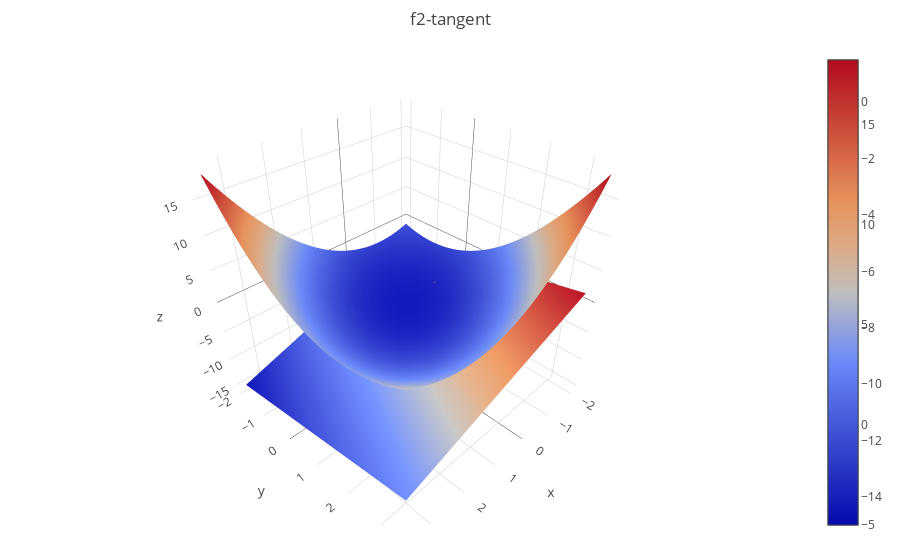

Here is the notebook cell this chart was saved with:
### Markdown cell above
2. $a = [2, -1, -1]^{T}$. $w_{0} = [1, 0, -4]^T$:

    $$
    \begin{aligned}
    a^{T}v = a^{T}w_{i0}  \\
    2x - y - z &= 2 + 4 \\
    z = y - 2x -6
    \end{aligned}
    $$

### Code cell
def f2_tangent(x, y):
    return y - 2 * x -6
    
plot_f([f2, f2_tangent], '1.9-c-f2', title='f2-tangent', plot_contour=False)
